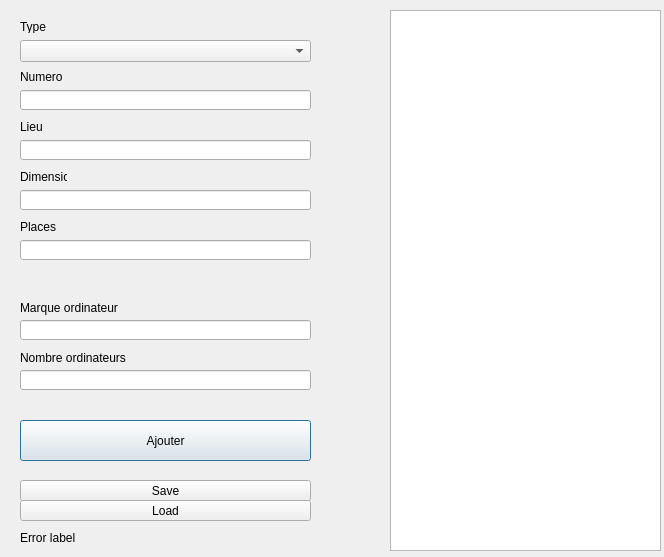
<?xml version="1.0" encoding="UTF-8"?>
<ui version="4.0">
 <class>Dialog</class>
 <widget class="QDialog" name="Dialog">
  <property name="geometry">
   <rect>
    <x>0</x>
    <y>0</y>
    <width>664</width>
    <height>557</height>
   </rect>
  </property>
  <property name="windowTitle">
   <string>Dialog</string>
  </property>
  <widget class="QListView" name="listView">
   <property name="geometry">
    <rect>
     <x>390</x>
     <y>10</y>
     <width>271</width>
     <height>541</height>
    </rect>
   </property>
  </widget>
  <widget class="QLabel" name="label">
   <property name="geometry">
    <rect>
     <x>20</x>
     <y>20</y>
     <width>47</width>
     <height>13</height>
    </rect>
   </property>
   <property name="text">
    <string>Type</string>
   </property>
  </widget>
  <widget class="QLineEdit" name="lineEdit_2">
   <property name="geometry">
    <rect>
     <x>20</x>
     <y>90</y>
     <width>291</width>
     <height>20</height>
    </rect>
   </property>
  </widget>
  <widget class="QLabel" name="label_2">
   <property name="geometry">
    <rect>
     <x>20</x>
     <y>70</y>
     <width>47</width>
     <height>13</height>
    </rect>
   </property>
   <property name="text">
    <string>Numero</string>
   </property>
  </widget>
  <widget class="QLineEdit" name="lineEdit_3">
   <property name="geometry">
    <rect>
     <x>20</x>
     <y>140</y>
     <width>291</width>
     <height>20</height>
    </rect>
   </property>
  </widget>
  <widget class="QLabel" name="label_3">
   <property name="geometry">
    <rect>
     <x>20</x>
     <y>120</y>
     <width>47</width>
     <height>13</height>
    </rect>
   </property>
   <property name="text">
    <string>Lieu</string>
   </property>
  </widget>
  <widget class="QLineEdit" name="lineEdit_4">
   <property name="geometry">
    <rect>
     <x>20</x>
     <y>190</y>
     <width>291</width>
     <height>20</height>
    </rect>
   </property>
  </widget>
  <widget class="QLabel" name="label_4">
   <property name="geometry">
    <rect>
     <x>20</x>
     <y>170</y>
     <width>47</width>
     <height>13</height>
    </rect>
   </property>
   <property name="text">
    <string>Dimension</string>
   </property>
  </widget>
  <widget class="QLabel" name="label_5">
   <property name="geometry">
    <rect>
     <x>20</x>
     <y>220</y>
     <width>47</width>
     <height>13</height>
    </rect>
   </property>
   <property name="text">
    <string>Places</string>
   </property>
  </widget>
  <widget class="QLineEdit" name="lineEdit_5">
   <property name="geometry">
    <rect>
     <x>20</x>
     <y>240</y>
     <width>291</width>
     <height>20</height>
    </rect>
   </property>
  </widget>
  <widget class="QLineEdit" name="lineEdit_6">
   <property name="geometry">
    <rect>
     <x>20</x>
     <y>320</y>
     <width>291</width>
     <height>20</height>
    </rect>
   </property>
  </widget>
  <widget class="QLabel" name="label_6">
   <property name="geometry">
    <rect>
     <x>20</x>
     <y>300</y>
     <width>111</width>
     <height>16</height>
    </rect>
   </property>
   <property name="text">
    <string>Marque ordinateur</string>
   </property>
  </widget>
  <widget class="QLineEdit" name="lineEdit_7">
   <property name="geometry">
    <rect>
     <x>20</x>
     <y>370</y>
     <width>291</width>
     <height>20</height>
    </rect>
   </property>
  </widget>
  <widget class="QLabel" name="label_7">
   <property name="geometry">
    <rect>
     <x>20</x>
     <y>350</y>
     <width>111</width>
     <height>16</height>
    </rect>
   </property>
   <property name="text">
    <string>Nombre ordinateurs</string>
   </property>
  </widget>
  <widget class="QPushButton" name="pushButton">
   <property name="geometry">
    <rect>
     <x>20</x>
     <y>420</y>
     <width>291</width>
     <height>41</height>
    </rect>
   </property>
   <property name="text">
    <string>Ajouter</string>
   </property>
  </widget>
  <widget class="QLabel" name="label_8">
   <property name="geometry">
    <rect>
     <x>20</x>
     <y>530</y>
     <width>351</width>
     <height>16</height>
    </rect>
   </property>
   <property name="text">
    <string>Error label</string>
   </property>
  </widget>
  <widget class="QComboBox" name="comboBox">
   <property name="geometry">
    <rect>
     <x>20</x>
     <y>40</y>
     <width>291</width>
     <height>22</height>
    </rect>
   </property>
  </widget>
  <widget class="QPushButton" name="pushButton_2">
   <property name="geometry">
    <rect>
     <x>20</x>
     <y>500</y>
     <width>291</width>
     <height>21</height>
    </rect>
   </property>
   <property name="text">
    <string>Load</string>
   </property>
  </widget>
  <widget class="QPushButton" name="pushButton_3">
   <property name="geometry">
    <rect>
     <x>20</x>
     <y>480</y>
     <width>291</width>
     <height>21</height>
    </rect>
   </property>
   <property name="text">
    <string>Save</string>
   </property>
  </widget>
 </widget>
 <resources/>
 <connections/>
</ui>
